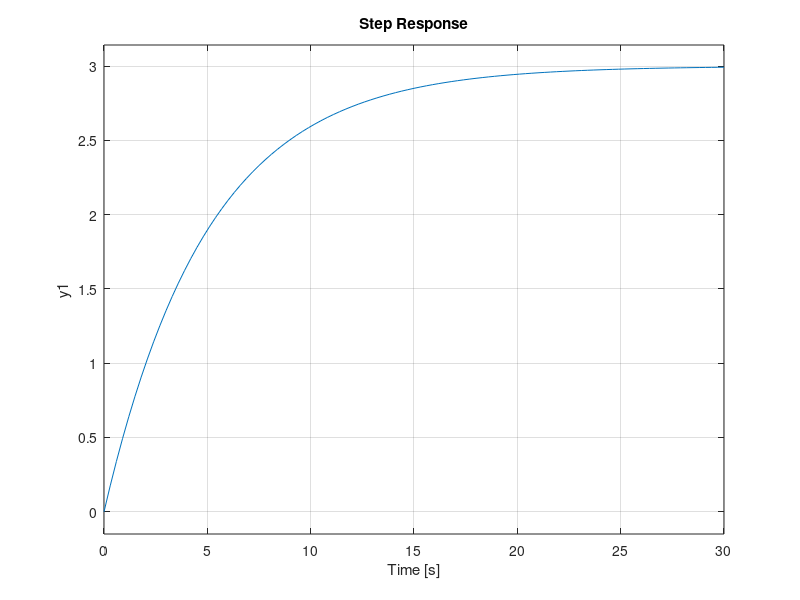
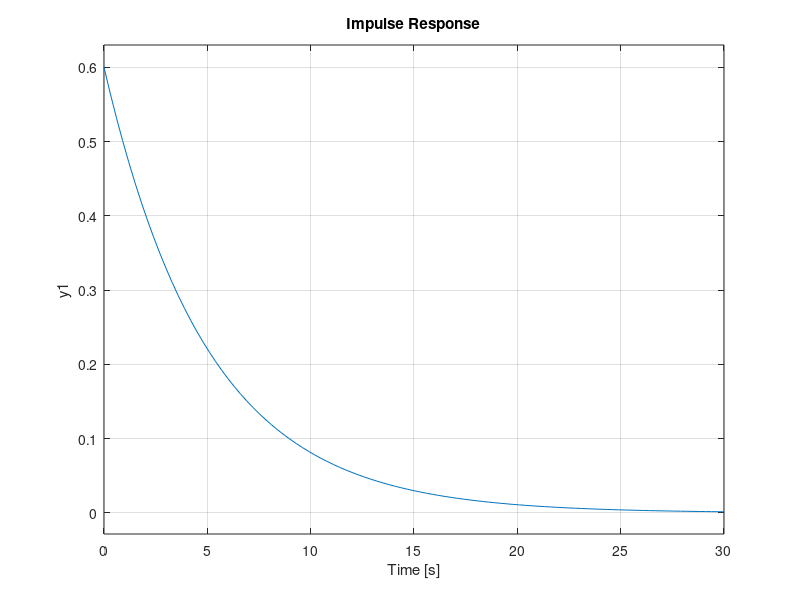
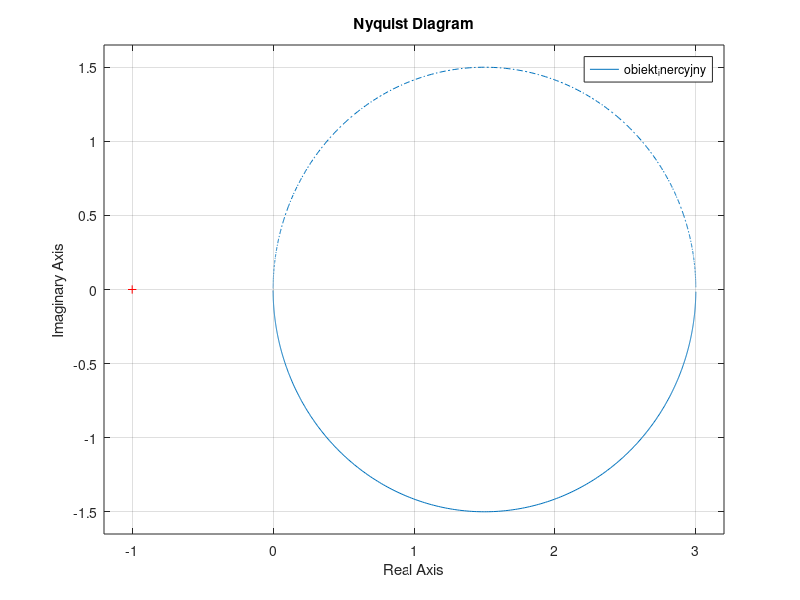
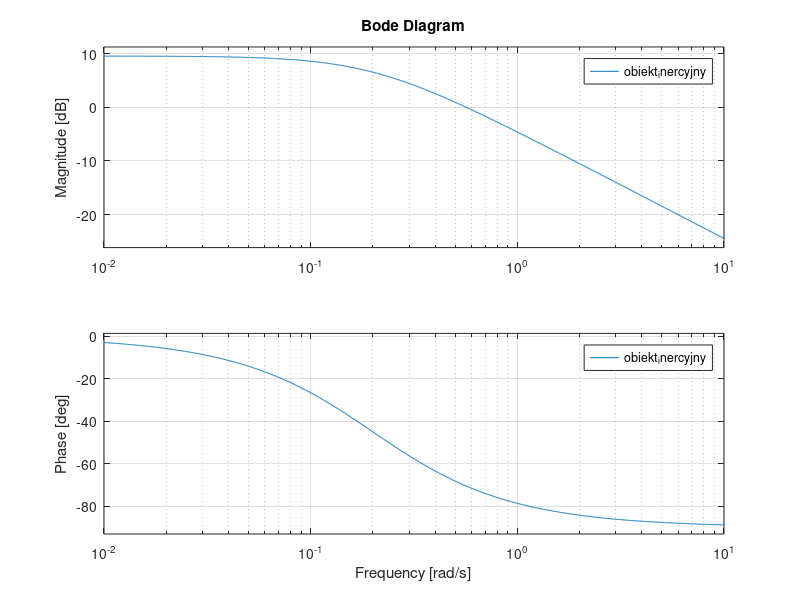

Recreate these plots in MATLAB, in order.
clear;close all; clc;
% Transmitancja: G(s) = k / (Ts + 1).
% Stałe:
k = 3;
T = 5;

% Utwórz obiekt inercyjny o zadanej transmitancji.
obiekt_inercyjny = tf(k, [T, 1]);

% Charakterystyka skokowa.
figure(1);
step(obiekt_inercyjny);
grid on;

% Charakterystyka impulsowa.
figure(2);
impulse(obiekt_inercyjny);
grid on;

% Charakterystyka Nyquista.
figure(3);
nyquist(obiekt_inercyjny);
grid on;

% Charakterystyka Bodego.
figure(4);
bode(obiekt_inercyjny);
grid on;